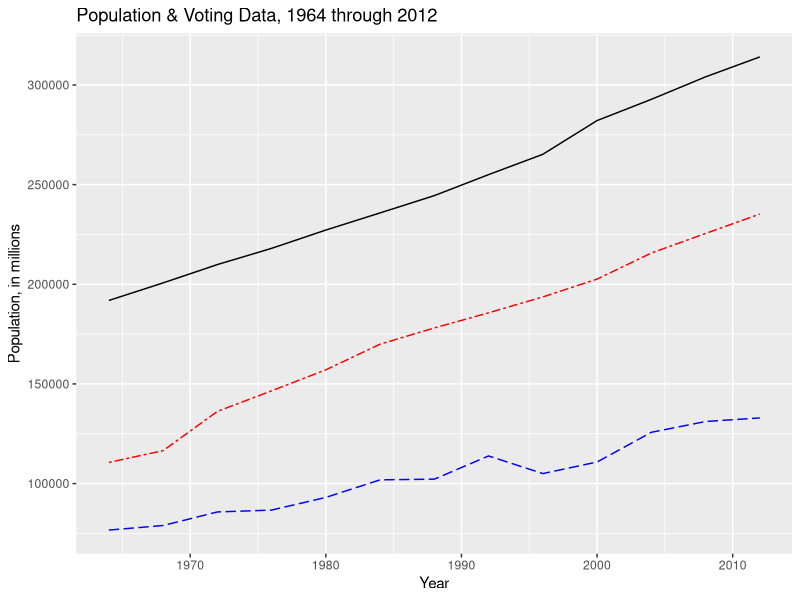
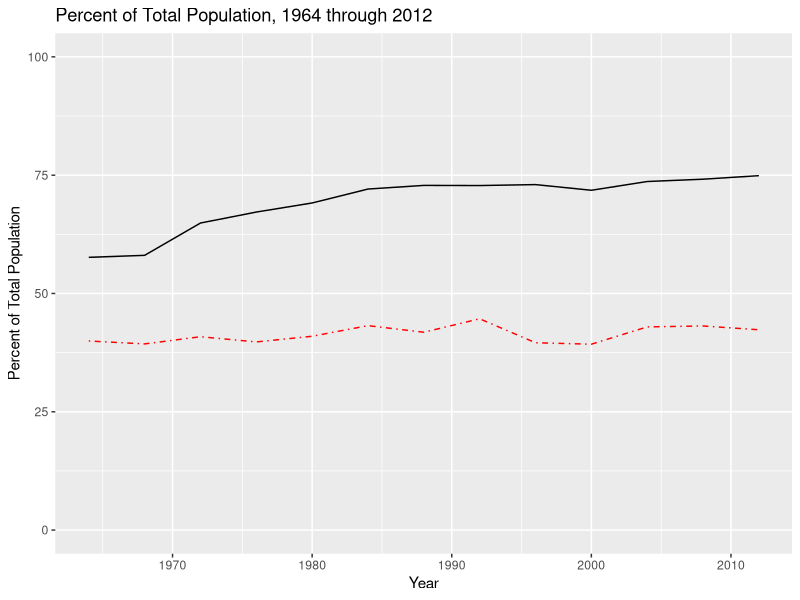
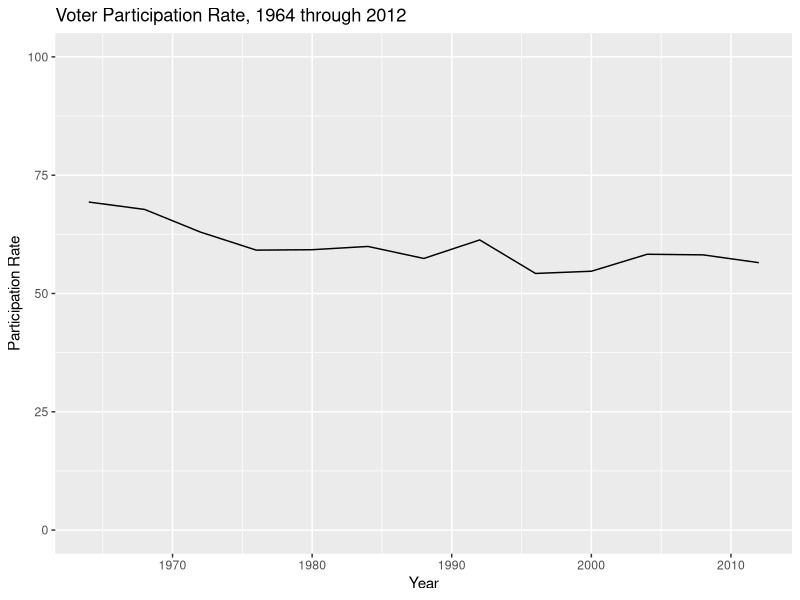

The R script that drew these images, in order:
# Voting Data Blog
# Author: Richard I. Carpenter
# Date Created: 27 SEP 2016
# Date Updated: 01 OCT 2016

# Presidential Election data for voting population and participation, as well
# as U.S. population estimates.  All data from the U.S. Census Bureau website:
# 
# 1. All population estimates are in milliions
# 2. For population estimates 2010 to present: 
#       http://www.census.gov/popest/data/national/totals/2015/index.html
# 3. For population estimate 2000 to 2010: 
#       http://www.census.gov/popest/data/intercensal/national/nat2010.html
# 4. For population estimates prior to 2000: 
#       http://www.census.gov/popest/data/national/totals/pre-1980/tables/popclockest.txt

library(ggplot2)
library(dplyr)

setwd("/home/rich/blog/bp12")

df <- read.csv("voting_stats.csv")
str(df)
summary(df)

# Uncomment png() and dev.off() to create a graph, saved to working
# directory.

png(paste0(getwd(), "/", "blog12plot1.png"), height = 480, width = 720, unit = "px")
p1 <- ggplot(data = df, aes(x = year, y = total_population))
p1 + geom_line() +
    geom_line(aes(y = total_voting_age), colour = "red", linetype = 6) +
    geom_line(aes(y = total_voted), colour = "blue", linetype = 5) +
    xlab("Year") +
    ylab("Population, in millions") + 
    ggtitle("Population & Voting Data, 1964 through 2012")
dev.off()

# Removing percentages...
sorted.df <- df[-c(4, 6, 7)]
sorted.df$voter_pct <- round((sorted.df$total_voted / sorted.df$total_population)*100, 2)
sorted.df$pop_pct <- round((sorted.df$total_voting_age / sorted.df$total_population)*100, 2)
sorted.df$participation <- round((sorted.df$total_voted / sorted.df$total_voting_age) * 100, 2)

sorted.df

png(paste0(getwd(), "/", "blog12plot2.png"), height = 480, width = 720, unit = "px")
p2 <- ggplot(data = sorted.df, aes(x = year, y = pop_pct))
p2 + geom_line() +
    geom_line(aes(y = sorted.df$voter_pct), colour = "red", linetype = 4) +
    xlab("Year") + 
    ylab("Percent of Total Population") +
    ggtitle("Percent of Total Population, 1964 through 2012") +
    ylim(0, 100)
dev.off()

png(paste0(getwd(), "/", "blog12plot3.png"), height = 480, width = 720, unit = "px")
p3 <- ggplot(data = sorted.df, aes(x = year, y = participation))
p3 + geom_line() + 
    xlab("Year") +
    ylab("Participation Rate") +
    ggtitle("Voter Participation Rate, 1964 through 2012") +
    ylim(0, 100)
dev.off()
    

